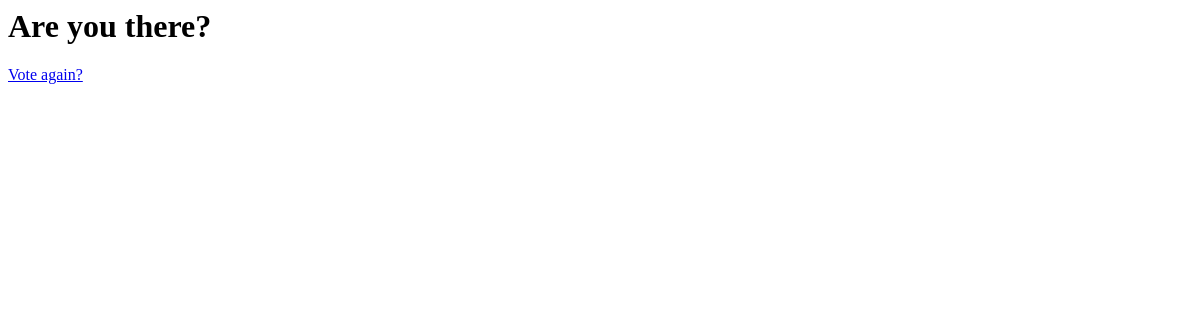
Before: /polls/4/results/ with the older database file.
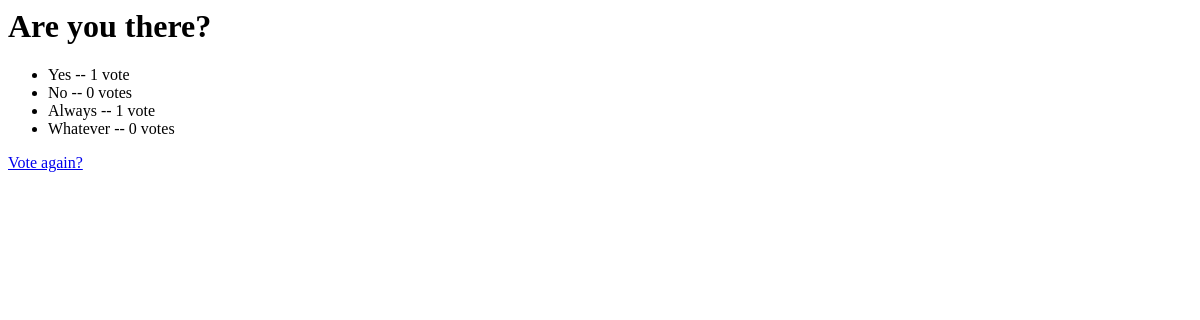
After: the same page with the newer database file.
### polls/models.py (models this page shows, shortened)
class Question(models.Model):
	question_text = models.CharField(max_length=200)
	pub_date = models.DateTimeField('date_published')

class Choice(models.Model):
	question = models.ForeignKey(Question, on_delete=models.CASCADE)
	choice_text = models.CharField(max_length=200)
	votes = models.IntegerField(default=0)

### polls/views.py (the view)
# urls.py: url(r'^(?P<pk>[0-9]+)/results/$', views.ResultsView.as_view(), name = 'results'),
class ResultsView(generic.DetailView):
    model = Question
    template_name = 'polls/results.html'

### polls/templates/polls/results.html
<h1>{{ question.question_text }}</h1>
<ul>
{% for choice in question.choice_set.all %}
    <li>{{ choice.choice_text }} -- {{ choice.votes }} vote{{ choice.votes|pluralize }}
        </li>
{% endfor %}
</ul>
<a href="{% url 'polls:detail' question.id %}">Vote again?</a>

Changed rows visible on the page:
added Choice: choice_text "Yes", votes "1"
added Choice: choice_text "No", votes "0"
added Choice: choice_text "Always", votes "1"
added Choice: choice_text "Whatever", votes "0"
